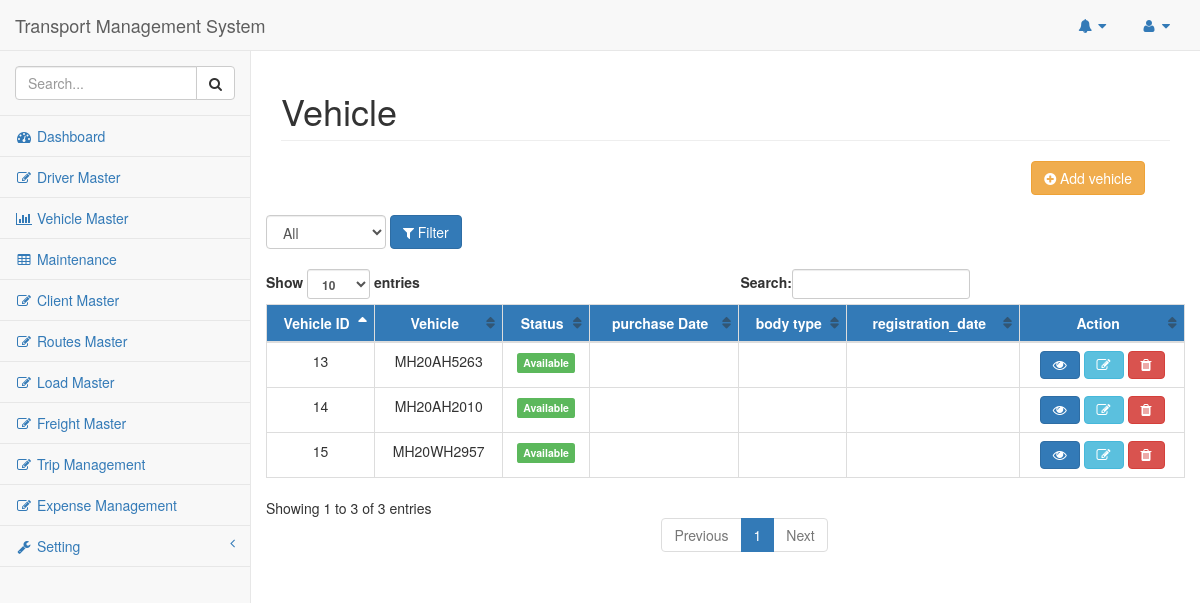
Page /index.php/vehicle on the earlier database version.
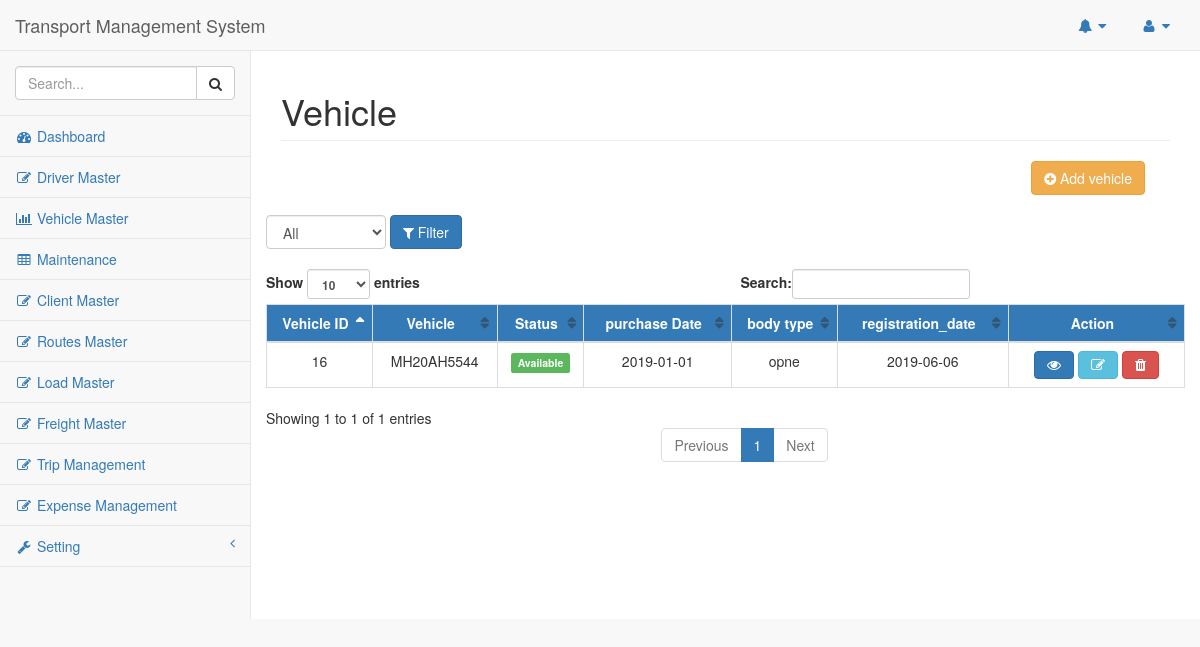
Same page on the later database version.
### tables this page shows
CREATE TABLE `vehicle` (
  `vehicle_id` int(11) NOT NULL,
  `vehicle_expected_average` int(11) NOT NULL DEFAULT '0',
  `vehicle_owner_name` varchar(50) NOT NULL,
  `vehicle_purchase_date` date DEFAULT NULL,
  `vehicle_engine_no` varchar(25) NOT NULL,
  `vehicle_class` varchar(20) NOT NULL,
  `vehicle_body_type` varchar(20) NOT NULL,
  `vehicle_maker` varchar(20) NOT NULL,
  `vehicle_maker_model` varchar(30) NOT NULL,
  `vehicle_laden_wt` int(11) NOT NULL,
  `vehicle_unladen_wt` double NOT NULL,
  `vehicle_category` varchar(30) NOT NULL,
  `vehicle_weight` int(11) NOT NULL,
  `vehicle_seating_capacity` int(11) NOT NULL,
  `vehicle_manufacture_year` date DEFAULT NULL,
  `vehicle_chassis_no` varchar(30) NOT NULL,
  `vehicle_registration_date` date DEFAULT NULL,
  `vehicle_number` varchar(10) NOT NULL,
  `vehicle_current_reading` double NOT NULL,
  `vehicle_type` varchar(30) NOT NULL,
  `vehicle_tyres` int(11) NOT NULL,
  `vehicle_status` int(11) NOT NULL DEFAULT '1' COMMENT '0 = deactive 1 = free 2 = running'
);

### application/controllers/Vehicle.php (called while the page is built, shortened)
<?php
class Vehicle extends CI_Controller {
	public function index()
	{
        template($this, 'vehicle');
	}
}

### index.php (called while the page is built, shortened)
<?php
require_once BASEPATH.'core/CodeIgniter.php';

### application/models/Vehicle_model.php (called while the page is built, shortened)
<?php
class Vehicle_model extends CI_Model
{
    public function get_vehicle_details($filter)
    {
        $this->db->select('vehicle.vehicle_id,vehicle.vehicle_number,vehicle.vehicle_purchase_date,vehicle.vehicle_status,vehicle_body_type,vehicle_registration_date');
        if ($filter == 1 || $filter == 2 || $filter == 0) {
            $this->db->where('vehicle_status =', $filter);
        }
        $query = $this->db->get('vehicle');
        return $query->result();
    }
}

### application/views/vehicle.php (the view, shortened to what this page needs)
<body>
    <div id="wrapper">
        <?php $this->load->view('templates/navbar');?>
        <div id="page-wrapper">
            <div class="row">
                <div class="col-lg-12">
                    <h1 class="page-header">Vehicle</h1>
                </div>
            </div>
            <div class="row">
                <a class="btn btn-warning pull-right add_vehicle" style="margin-right: 40px;" href='#'><i class="fa fa-plus-circle"> </i> Add vehicle</a>
            </div>
            <br>
            <div class="row">
                <form action="" method="get" class="form-inline" role="form">
                    <div class="form-group">
                        <select class="form-control" name="filter">
                            <option value="4" <?php if (NULL !== $this->input->get('filter') && $this->input->get('filter') == 4) {
                                echo 'selected';
                            } ?>> All</option>
                        </select>
                    </div>
                    <button type="submit" class="btn btn-primary"><i class="fa fa-filter"></i> Filter</button>
                </form>
                <br/>
                            <div class="card-body">
                                <div class="table-responsive">
                                    <table class="table table-bordered table-hover text-center" id="dataTable">
                                        <thead class="bg-primary text-center">
                                            <tr>
                                                <th class="text-center">Vehicle ID</th>
                                                <th class="text-center">Vehicle</th>
                                                <th class="text-center">Status</th>
                                                <th class="text-center">purchase Date</th>
                                                <th class="text-center">body type</th>
                                                <th class="text-center">registration_date</th>
                                                <th class="text-center">Action</th>
                                            </tr>
                                        </thead>
                                        <tbody>
                                            <?php
                                            $filter = 1;
                                            $data = $this->vehicle_model->get_vehicle_details($filter);
                                            foreach ($data as $value) {
                                                if ($value->vehicle_status == 1) {
                                                    $status = '<span class="label label-success">Available</span>';
                                                    $delete_btn = '<button data-toggle="tooltip" data-placement="top" title="Delete" id="delete" class="btn btn-danger fa fa-trash"></button>';
                                                }elseif ($value->vehicle_status == 2) {
                                                    $status = '<span class="label label-warning">Running</span>';
                                                    $delete_btn = '<button class="btn btn-danger fa fa-trash" disabled=""></button>';
                                                }elseif ($value->vehicle_status == 0) {
                                                    $status = '<span class="label label-danger">Deactivated</span>';
                                                    $delete_btn = '<button class="btn btn-success fa fa-recycle" id="reactive"></button>';
                                                }
                                            echo '<tr>
                                                <td>'.$value->vehicle_id.'</td>
                                                <td>'.$value->vehicle_number.'</td>
                                                <td>'.$status.'</td>
                                                <td>'.$value->vehicle_purchase_date.'</td>
                                                <td>'.$value->vehicle_body_type.'</td>
                                                <td>'.$value->vehicle_registration_date.'</td>
                                                <td value="'.$value->vehicle_id.'">
                                                    <a  class="btn btn-primary fa fa-eye"  data-toggle="modal" id="vehicle_info" data-toggle="tooltip" data-placement="down" title="Update"></a>
                                                    <a  class="btn btn-info fa fa-edit"  data-toggle="modal" id="show_update_vform" data-toggle="tooltip" data-placement="down" title="Update"></a>
                                                    '.$delete_btn.'
                                                </td>
                                            </tr>';
                                            }
                                            ?>
                                        </tbody>
                                    </table>
                                </div>
                            </div>
                        </div>
                    </div>
                </div>
            </body>

### application/views/templates/header.php (shortened to what this page needs)
<!DOCTYPE html>
<html lang="en">
<head>
    <title><?php title(); ?></title>
    <link href="<?php echo base_url(); ?>assets/vendor/bootstrap/css/bootstrap.min.css" rel="stylesheet">
    <link href="<?php echo base_url(); ?>assets/vendor/metisMenu/metisMenu.min.css" rel="stylesheet">
    <link href="<?php echo base_url(); ?>assets/dist/css/sb-admin-2.css" rel="stylesheet">
    <link href="<?php echo base_url(); ?>assets/css/custom.css" rel="stylesheet">
    <link href="<?php echo base_url(); ?>assets/vendor/morrisjs/morris.css" rel="stylesheet">
    <link href="<?php echo base_url(); ?>assets/vendor/font-awesome/css/font-awesome.min.css" rel="stylesheet" type="text/css">
</head>

### application/views/templates/navbar.php (shortened to what this page needs)
<nav class="navbar navbar-default navbar-static-top" role="navigation" style="margin-bottom: 0">
    <div class="navbar-header">
        <a class="navbar-brand" href="<?php echo base_url('admin'); ?>"><?php title(); ?></a>
    </div>
    <ul class="nav navbar-top-links navbar-right">
        <li class="dropdown">
            <a class="dropdown-toggle" data-toggle="dropdown" href="#">
                <i class="fa fa-bell fa-fw"></i> <i class="fa fa-caret-down"></i>
            </a>
        </li>
        <li class="dropdown">
            <a class="dropdown-toggle" data-toggle="dropdown" href="#">
                <i class="fa fa-user fa-fw"></i> <i class="fa fa-caret-down"></i>
            </a>
        </li>
    </ul>
    <div class="navbar-default sidebar" role="navigation">
        <div class="sidebar-nav navbar-collapse">
            <ul class="nav" id="side-menu">
                <li class="sidebar-search">
                    <div class="input-group custom-search-form">
                        <input type="text" class="form-control" placeholder="Search...">
                        <span class="input-group-btn">
                        <button class="btn btn-default" type="button">
                            <i class="fa fa-search"></i>
                        </button>
                    </span>
                    </div>
                </li>
                <li>
                    <a href="<?php echo base_url('admin'); ?>"><i class="fa fa-dashboard fa-fw"></i> Dashboard</a>
                </li>
                                        <li>
                    <a href="<?php echo base_url('driver'); ?>"><i class="fa fa-edit fa-fw"></i> Driver Master</a>
                </li>
                <li>
                    <a href="<?php echo base_url('vehicle'); ?>"><i class="fa fa-bar-chart-o fa-fw"></i> Vehicle Master</a>
                </li>
                <li>
                    <a href="<?php echo base_url('maintenance'); ?>"><i class="fa fa-table fa-fw"></i> Maintenance</a>
                </li>
                <li>
                    <a href="<?php echo base_url('operations/client_management'); ?>">
                        <i class="fa fa-edit fa-fw"></i>
                        Client Master
                    </a>
                </li>
                <li>
                    <a href="<?php echo base_url('operations/route_management'); ?>"><i class="fa fa-edit fa-fw"></i> Routes Master</a>
                </li>
                <li>
                   <a href="<?php echo base_url('operations/load_management'); ?>">
                        <i class="fa fa-edit fa-fw"></i>
                        Load Master
                    </a>
                </li>
                <li>
                    <a href="<?php echo base_url('operations/freight_management'); ?>">
                        <i class="fa fa-edit fa-fw"></i>
                        Freight Master
                    </a>
                </li>
                <li>
                    <a href="<?php echo base_url('operations/trip_management'); ?>"><i class="fa fa-edit fa-fw"></i> Trip Management</a>
                </li>
                <li>
                    <a href="<?php echo base_url('operations/expense_management'); ?>"><i class="fa fa-edit fa-fw"></i> Expense Management</a>
                </li>
                <li>
                    <a href="#"><i class="fa fa-wrench fa-fw"></i> Setting<span class="fa arrow"></span></a>
                </li>
            </ul>
        </div>
    </div>
</nav>

### application/helpers/genral_helper.php (shortened to what this page needs)
<?php
function title()
{
	echo "Transport Management System";
}
function template($ctx,$page = "templates/error_404",$vers = array())
{
		$ctx->load->view('templates/header');
		$ctx->load->view($page,$vers);
}

Differences in the rows shown:
removed vehicle: vehicle_id "13", vehicle_number "MH20AH5263", vehicle_status "Available"
removed vehicle: vehicle_id "14", vehicle_number "MH20AH2010", vehicle_status "Available"
removed vehicle: vehicle_id "15", vehicle_number "MH20WH2957", vehicle_status "Available"
added vehicle: vehicle_id "16", vehicle_number "MH20AH5544", vehicle_status "Available", vehicle_purchase_date "2019-01-01", vehicle_body_type "opne", vehicle_registration_date "2019-06-06"
Other differences:
text written by a page script: "Show entries Search: Showing 1 to 3 of 3 entries Previous 1 Next" → "Show entries Search: Showing 1 to 1 of 1 entries Previous 1 Next"
